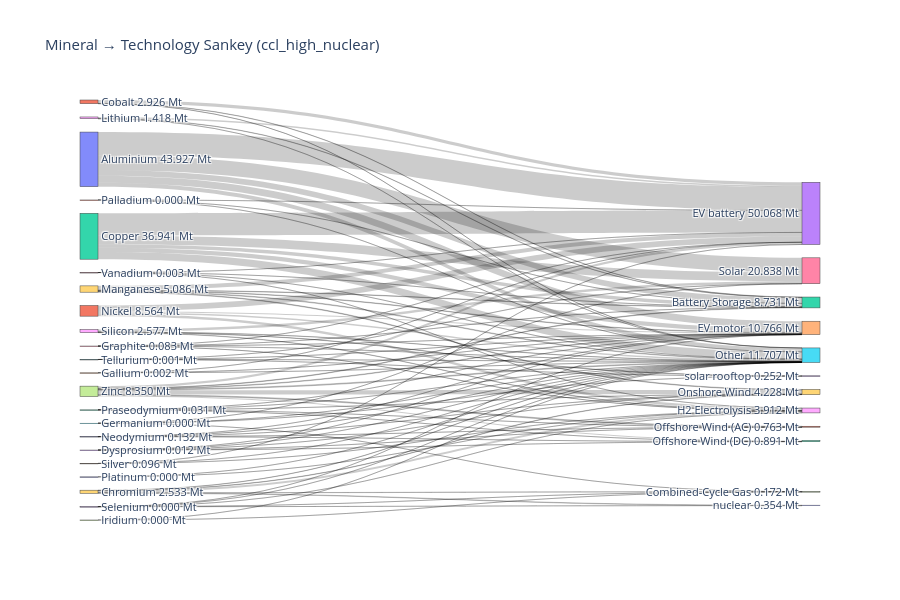

The notebook cell this image was saved under:
### Markdown cell above
### Sankey diagrams

### Code cell
network_key = sample_high_nuclear
df_merged, totals_Mt = compute_mineral_usage(network_key, n, all_minerals, "Market share current", mineral_intensities, tech_scenarios)

# assuming `criticality` DataFrame exists and includes
# "GeoPolRisk Characterization Factor [eq. Kg-Cu/Kg]" and a mineral name column
plot_mineral_to_tech_sankey(
    df_merged,
    all_minerals,
    tech_col=None,
    network_name=network_key,
    mode='mass',
    # criticality_df=criticality,
    criticality_min_col=None,   # or the actual mineral name column in your `criticality` DF
    criticality_score_col="GeoPolRisk Characterization Factor [eq. Kg-Cu/Kg]",
    fmt_decimals=3,
    min_tech_share=0.05
)

### Figure 1 — Plotly figure (JSON) as saved in the notebook; plotly's stock layout.template omitted (floating-point values rounded to 4 significant figures)
{"data": [{"link": {"customdata": ["Aluminium → Battery Storage: 4.672 Mt", "Aluminium → EV battery: 18.727 Mt", "Aluminium → EV motor: 5.634 Mt", "Aluminium → Other: 3.180 Mt", "Aluminium → Solar: 11.715 Mt", "Chromium → Combined-Cycle Gas: 0.171 Mt", "Chromium → H2 Electrolysis: 1.535 Mt", "Chromium → Onshore Wind: 0.303 Mt", "Chromium → Other: 0.170 Mt", "Chromium → nuclear: 0.353 Mt", "Cobalt → Battery Storage: 0.222 Mt", "Cobalt → EV battery: 2.690 Mt", "Cobalt → Other: 0.014 Mt", "Copper → Battery Storage: 2.831 Mt", "Copper → EV battery: 17.765 Mt", "Copper → EV motor: 3.334 Mt", "Copper → Other: 5.788 Mt", "Copper → Solar: 7.224 Mt", "Dysprosium → EV motor: 0.005 Mt", "Dysprosium → Offshore Wind (AC): 0.002 Mt", "Dysprosium → Offshore Wind (DC): 0.002 Mt", "Dysprosium → Onshore Wind: 0.003 Mt", "Dysprosium → Other: 0.000 Mt", "Gallium → EV battery: 0.000 Mt", "Gallium → EV motor: 0.002 Mt", "Gallium → Other: 0.000 Mt", "Germanium → Combined-Cycle Gas: 0.000 Mt", "Germanium → Other: 0.000 Mt", "Germanium → Solar: 0.000 Mt", "Germanium → solar rooftop: 0.000 Mt", "Graphite → Battery Storage: 0.008 Mt", "Graphite → EV battery: 0.038 Mt", "Graphite → EV motor: 0.009 Mt", "Graphite → H2 Electrolysis: 0.027 Mt", "Graphite → Other: 0.001 Mt", "Iridium → Combined-Cycle Gas: 0.000 Mt", "Iridium → Other: 0.000 Mt", "Lithium → Battery Storage: 0.235 Mt", "Lithium → EV battery: 1.183 Mt", "Lithium → Other: 0.000 Mt", "Manganese → Battery Storage: 0.330 Mt", "Manganese → EV battery: 3.352 Mt", "Manganese → EV motor: 0.396 Mt", "Manganese → Onshore Wind: 0.485 Mt", "Manganese → Other: 0.523 Mt", "Neodymium → EV motor: 0.060 Mt", "Neodymium → Offshore Wind (AC): 0.018 Mt", "Neodymium → Offshore Wind (DC): 0.021 Mt", "Neodymium → Onshore Wind: 0.030 Mt", "Neodymium → Other: 0.004 Mt", "Nickel → EV battery: 4.522 Mt", "Nickel → EV motor: 0.860 Mt", "Nickel → H2 Electrolysis: 2.024 Mt", "Nickel → Other: 1.159 Mt", "Palladium → Battery Storage: 0.000 Mt", "Palladium → EV battery: 0.000 Mt", "Palladium → Other: 0.000 Mt", "Platinum → H2 Electrolysis: 0.000 Mt", "Platinum → Other: 0.000 Mt", "Praseodymium → EV motor: 0.018 Mt", "Praseodymium → Offshore Wind (AC): 0.003 Mt", "Praseodymium → Offshore Wind (DC): 0.004 Mt", "Praseodymium → Onshore Wind: 0.005 Mt", "Praseodymium → Other: 0.001 Mt", "Selenium → Combined-Cycle Gas: 0.000 Mt", "Selenium → EV motor: 0.000 Mt", "Selenium → H2 Electrolysis: 0.000 Mt", "Selenium → Other: 0.000 Mt", "Selenium → nuclear: 0.000 Mt", "Silicon → H2 Electrolysis: 0.245 Mt", "Silicon → Other: 0.182 Mt", "Silicon → Solar: 1.898 Mt", "Silicon → solar rooftop: 0.252 Mt", "Silver → EV battery: 0.009 Mt", "Silver → H2 Electrolysis: 0.081 Mt", "Silver → Other: 0.006 Mt", "Tellurium → EV motor: 0.000 Mt", "Tellurium → Other: 0.000 Mt", "Tellurium → Solar: 0.001 Mt", "Tellurium → solar rooftop: 0.000 Mt", "Vanadium → Battery Storage: 0.000 Mt", "Vanadium → EV battery: 0.002 Mt", "Vanadium → H2 Electrolysis: 0.000 Mt", "Vanadium → Other: 0.000 Mt", "Zinc → Battery Storage: 0.433 Mt", "Zinc → EV battery: 1.781 Mt", "Zinc → EV motor: 0.449 Mt", "Zinc → Offshore Wind (AC): 0.740 Mt", "Zinc → Offshore Wind (DC): 0.865 Mt", "Zinc → Onshore Wind: 3.403 Mt", "Zinc → Other: 0.680 Mt"], "hovertemplate": "%{customdata}<extra></extra>", "source": [0, 0, 0, 0, 0, 19, 19, 19, 19, 19, 1, 1, 1, 2, 2, 2, 2, 2, 3, 3, 3, 3, 3, 4, 4, 4, 5, 5, 5, 5, 6, 6, 6, 6, 6, 7, 7, 8, 8, 8, 9, 9, 9, 9, 9, 10, 10, 10, 10, 10, 11, 11, 11, 11, 21, 21, 21, 20, 20, 12, 12, 12, 12, 12, 13, 13, 13, 13, 13, 18, 18, 18, 18, 14, 14, 14, 15, 15, 15, 15, 16, 16, 16, 16, 17, 17, 17, 17, 17, 17, 17], "target": [22, 23, 24, 25, 26, 27, 28, 29, 25, 30, 22, 23, 25, 22, 23, 24, 25, 26, 24, 31, 32, 29, 25, 23, 24, 25, 27, 25, 26, 33, 22, 23, 24, 28, 25, 27, 25, 22, 23, 25, 22, 23, 24, 29, 25, 24, 31, 32, 29, 25, 23, 24, 28, 25, 22, 23, 25, 28, 25, 24, 31, 32, 29, 25, 27, 24, 28, 25, 30, 28, 25, 26, 33, 23, 28, 25, 24, 25, 26, 33, 22, 23, 28, 25, 22, 23, 24, 31, 32, 29, 25], "value": [4.672, 18.73, 5.634, 3.18, 11.71, 0.1714, 1.535, 0.3027, 0.1703, 0.3535, 0.222, 2.69, 0.01357, 2.831, 17.76, 3.334, 5.788, 7.224, 0.004847, 0.001742, 0.002036, 0.003341, 2.392e-05, 0.0002182, 0.001735, 0.0001036, 4.309e-05, 4.368e-07, 5.995e-05, 7.951e-06, 0.008305, 0.03798, 0.008897, 0.02684, 0.0008599, 3.103e-06, 2.264e-08, 0.2348, 1.183, 0.0003852, 0.3303, 3.352, 0.3955, 0.4848, 0.5226, 0.05969, 0.01788, 0.02089, 0.02991, 0.004094, 4.522, 0.8597, 2.024, 1.159, 2.45e-05, 9.559e-05, 9.131e-06, 0.0004305, 1.062e-05, 0.01817, 0.003222, 0.003765, 0.004733, 0.001229, 6.692e-05, 7.722e-05, 4.045e-05, 3.787e-05, 0.0002194, 0.2452, 0.1818, 1.898, 0.2518, 0.008592, 0.08125, 0.005851, 0.0004675, 1.594e-05, 0.0005276, 6.997e-05, 0.0004846, 0.002124, 0.0002072, 0.0001623, 0.4334, 1.781, 0.4491, 0.7398, 0.8646, 3.403, 0.6798]}, "node": {"customdata": [43.93, 2.926, 36.94, 0.01199, 0.002057, 0.0001114, 0.08289, 3.126e-06, 1.418, 5.086, 0.1325, 8.564, 0.03112, 0.0004418, 0.09569, 0.001081, 0.002978, 8.35, 2.577, 2.533, 0.0004411, 0.0001292, 8.731, 50.07, 10.77, 11.71, 20.84, 0.1715, 3.912, 4.228, 0.3537, 0.7626, 0.8913, 0.2519], "hovertemplate": "%{label}<br>Total: %{customdata:.3f}<extra></extra>", "label": ["Aluminium\n43.927 Mt", "Cobalt\n2.926 Mt", "Copper\n36.941 Mt", "Dysprosium\n0.012 Mt", "Gallium\n0.002 Mt", "Germanium\n0.000 Mt", "Graphite\n0.083 Mt", "Iridium\n0.000 Mt", "Lithium\n1.418 Mt", "Manganese\n5.086 Mt", "Neodymium\n0.132 Mt", "Nickel\n8.564 Mt", "Praseodymium\n0.031 Mt", "Selenium\n0.000 Mt", "Silver\n0.096 Mt", "Tellurium\n0.001 Mt", "Vanadium\n0.003 Mt", "Zinc\n8.350 Mt", "Silicon\n2.577 Mt", "Chromium\n2.533 Mt", "Platinum\n0.000 Mt", "Palladium\n0.000 Mt", "Battery Storage\n8.731 Mt", "EV battery\n50.068 Mt", "EV motor\n10.766 Mt", "Other\n11.707 Mt", "Solar\n20.838 Mt", "Combined-Cycle Gas\n0.172 Mt", "H2 Electrolysis\n3.912 Mt", "Onshore Wind\n4.228 Mt", "nuclear\n0.354 Mt", "Offshore Wind (AC)\n0.763 Mt", "Offshore Wind (DC)\n0.891 Mt", "solar rooftop\n0.252 Mt"], "pad": 15, "thickness": 18}, "type": "sankey"}], "layout": {"font": {"size": 11}, "height": 600, "title": {"text": "Mineral → Technology Sankey (ccl_high_nuclear)"}, "width": 900}}
